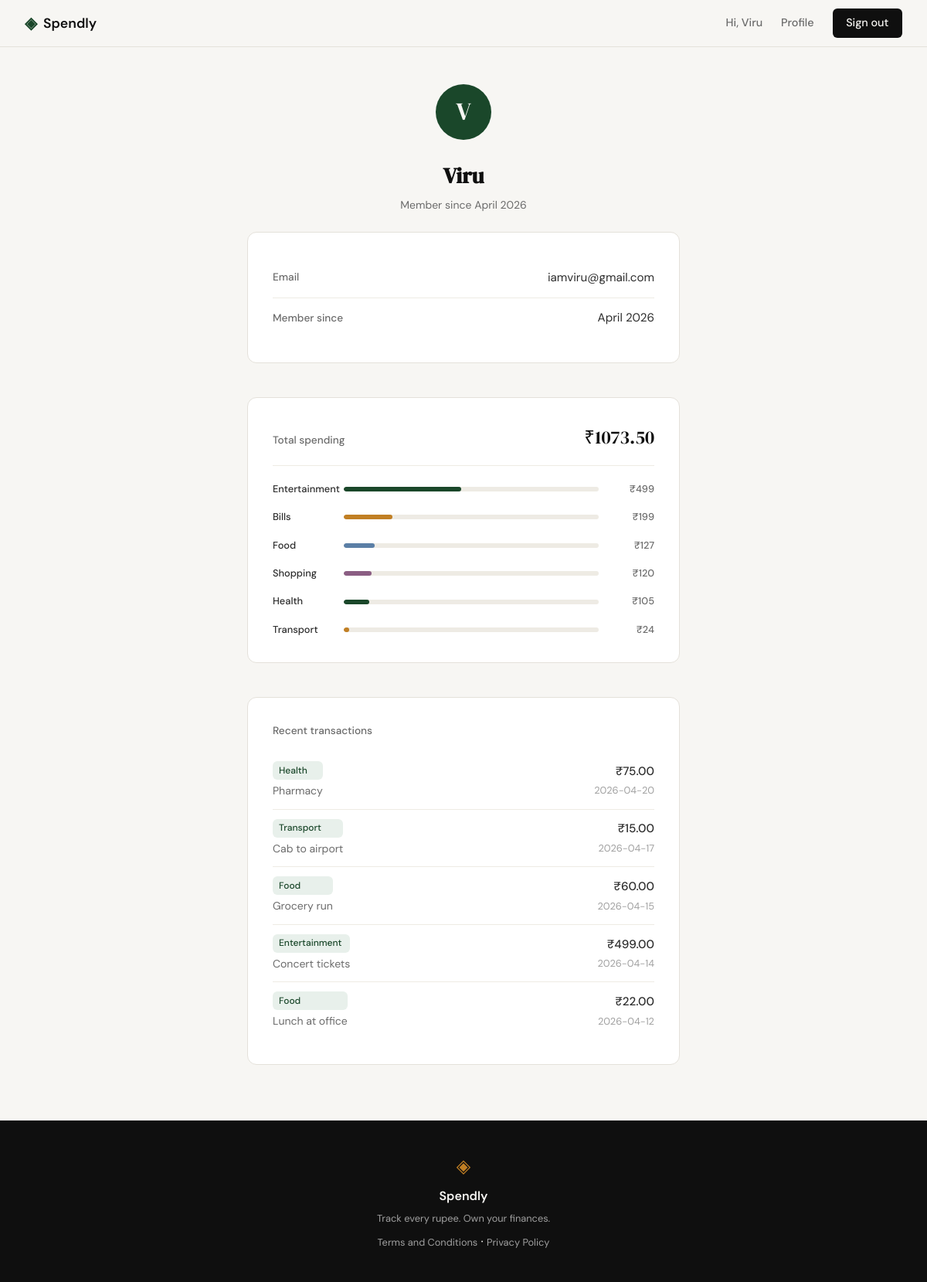
/profile (signed in), run on the app's committed database.
### tables this page shows
CREATE TABLE users (
                id            INTEGER PRIMARY KEY AUTOINCREMENT,
                name          TEXT    NOT NULL,
                email         TEXT    NOT NULL UNIQUE,
                password_hash TEXT    NOT NULL,
                created_at    TEXT    DEFAULT (datetime('now'))
            );

CREATE TABLE expenses (
                id          INTEGER PRIMARY KEY AUTOINCREMENT,
                user_id     INTEGER NOT NULL REFERENCES users(id),
                amount      REAL    NOT NULL,
                category    TEXT    NOT NULL,
                date        TEXT    NOT NULL,
                description TEXT,
                created_at  TEXT    DEFAULT (datetime('now'))
            );

### app.py (the view)
@app.route("/profile")
def profile():
    if not session.get("user_id"):
        return redirect(url_for("login"))
    db = get_db()
    user = db.execute(
        "SELECT name, email, created_at FROM users WHERE id = ?",
        (session["user_id"],)
    ).fetchone()
    if user is None:
        session.clear()
        return redirect(url_for("login"))
    member_since = datetime.strptime(user["created_at"][:10], "%Y-%m-%d").strftime("%B %Y")
    total_spent = db.execute(
        "SELECT COALESCE(SUM(amount), 0) FROM expenses WHERE user_id = ?",
        (session["user_id"],)
    ).fetchone()[0]
    cat_rows = db.execute(
        "SELECT category, SUM(amount) as total FROM expenses WHERE user_id = ?"
        " GROUP BY category ORDER BY total DESC",
        (session["user_id"],)
    ).fetchall()
    categories = [
        {
            "name": r["category"],
            "total": r["total"],
            "pct": round(r["total"] / total_spent * 100) if total_spent else 0,
        }
        for r in cat_rows
    ]
    recent = db.execute(
        "SELECT amount, category, date, description FROM expenses"
        " WHERE user_id = ? ORDER BY date DESC LIMIT 5",
        (session["user_id"],)
    ).fetchall()
    return render_template("profile.html",
        user=user,
        member_since=member_since,
        total_spent=total_spent,
        categories=categories,
        recent=recent,
    )

### database/db.py (called while the page is built)
def get_db():
    conn = sqlite3.connect(DB_PATH)
    conn.row_factory = sqlite3.Row
    conn.execute("PRAGMA foreign_keys = ON")
    return conn

### templates/profile.html (shortened to what this page needs)
{% extends "base.html" %}
{% block content %}
<section class="profile-page">
    <div class="profile-wrap">
        <div class="profile-head">
            <div class="profile-avatar">{{ user.name[0].upper() }}</div>
            <h1 class="profile-name">{{ user.name }}</h1>
            <p class="profile-since">Member since {{ member_since }}</p>
        </div>
        <div class="auth-card">
            <div class="profile-field">
                <span class="profile-label">Email</span>
                <span class="profile-value">{{ user.email }}</span>
            </div>
            <div class="profile-field profile-field--last">
                <span class="profile-label">Member since</span>
                <span class="profile-value">{{ member_since }}</span>
            </div>
        </div>
        {% if categories %}
        <div class="auth-card">
            <div class="profile-spend-header">
                <span class="profile-label">Total spending</span>
                <span class="profile-spend-total">&#8377;{{ "%.2f"|format(total_spent) }}</span>
            </div>
            {% set bar_mods = ['', ' mock-bar-2', ' mock-bar-3', ' mock-bar-4'] %}
            <div class="mock-bars">
                {% for cat in categories %}
                <div class="mock-bar-row">
                    <span class="mock-cat">{{ cat.name }}</span>
                    <div class="mock-bar-track">
                        <div class="mock-bar{{ bar_mods[loop.index0 % 4] }}" style="width: {{ cat.pct }}%"></div>
                    </div>
                    <span class="mock-amt">&#8377;{{ "%.0f"|format(cat.total) }}</span>
                </div>
                {% endfor %}
            </div>
        </div>
        {% endif %}
        {% if recent %}
        <div class="auth-card">
            <p class="profile-section-label">Recent transactions</p>
            <div class="txn-list">
                {% for txn in recent %}
                <div class="txn-row{% if loop.last %} txn-row--last{% endif %}">
                    <div class="txn-left">
                        <span class="txn-cat">{{ txn.category }}</span>
                        <span class="txn-desc">{{ txn.description or '—' }}</span>
                    </div>
                    <div class="txn-right">
                        <span class="txn-amt">&#8377;{{ "%.2f"|format(txn.amount) }}</span>
                        <span class="txn-date">{{ txn.date }}</span>
                    </div>
                </div>
                {% endfor %}
            </div>
        </div>
        {% endif %}
    </div>
</section>
{% endblock %}

### templates/base.html (shortened to what this page needs)
<!DOCTYPE html>
<html lang="en">
<head>
    <link rel="stylesheet" href="{{ url_for('static', filename='css/style.css') }}">
</head>
<body>
    <nav class="navbar">
        <div class="nav-inner">
            <a href="{{ url_for('landing') }}" class="nav-brand">
                <span class="brand-icon">◈</span>
                <span class="brand-name">Spendly</span>
            </a>
            <div class="nav-links">
                {% if session.get('user_id') %}
                    <span class="nav-greeting">Hi, {{ session['user_name'] }}</span>
                    <a href="{{ url_for('profile') }}">Profile</a>
                    <a href="{{ url_for('logout') }}" class="nav-cta">Sign out</a>
                {% else %}
                    <a href="{{ url_for('login') }}">Sign in</a>
                    <a href="{{ url_for('register') }}" class="nav-cta">Get started</a>
                {% endif %}
            </div>
        </div>
    </nav>
    <main class="main-content">
        {% block content %}{% endblock %}
    </main>
    <footer class="footer">
        <div class="footer-inner">
            <span class="brand-icon">◈</span>
            <span class="footer-name">Spendly</span>
            <p class="footer-copy">Track every rupee. Own your finances.</p>
            <p><a href="/terms">Terms and Conditions</a> &middot; <a href="/privacy">Privacy Policy</a></p>
        </div>
    </footer>
</body>
</html>

### data on the page
users: user_name "Viru", name "V", name "Viru", email "iamviru@gmail.com"
expenses: category "Health", description "Pharmacy", amount "75.00", date "2026-04-20"
expenses: category "Transport", description "Cab to airport", amount "15.00", date "2026-04-17"
expenses: category "Food", description "Grocery run", amount "60.00", date "2026-04-15"
expenses: category "Entertainment", description "Concert tickets", amount "499.00", date "2026-04-14"
expenses: category "Food", description "Lunch at office", amount "22.00", date "2026-04-12"

### other printed values
{{ member_since }} "April 2026"
{{ "%.2f"|format(total_spent) }} "1073.50"
{{ cat.name }} "Entertainment" "Bills" "Food" "Shopping" "Health" "Transport"
{{ "%.0f"|format(cat.total) }} "499" "199" "127" "120" "105" "24"
